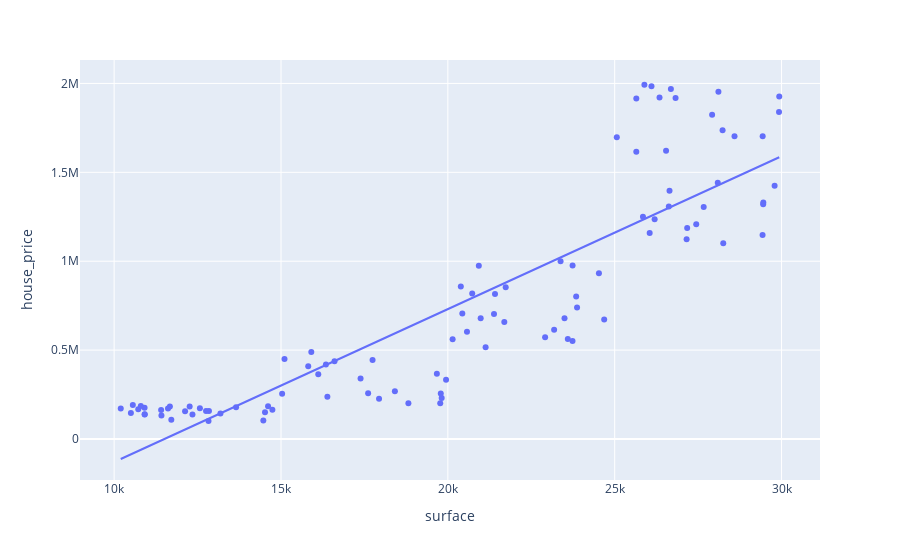

Notebook source saved alongside this figure:
### Markdown cell above
12. Apply the code below to view your result. What can you conclude?

### Code cell
import plotly.express as px
fig = px.scatter(result, x = "surface", y = "house_price", trendline = "ols")
fig.show()
